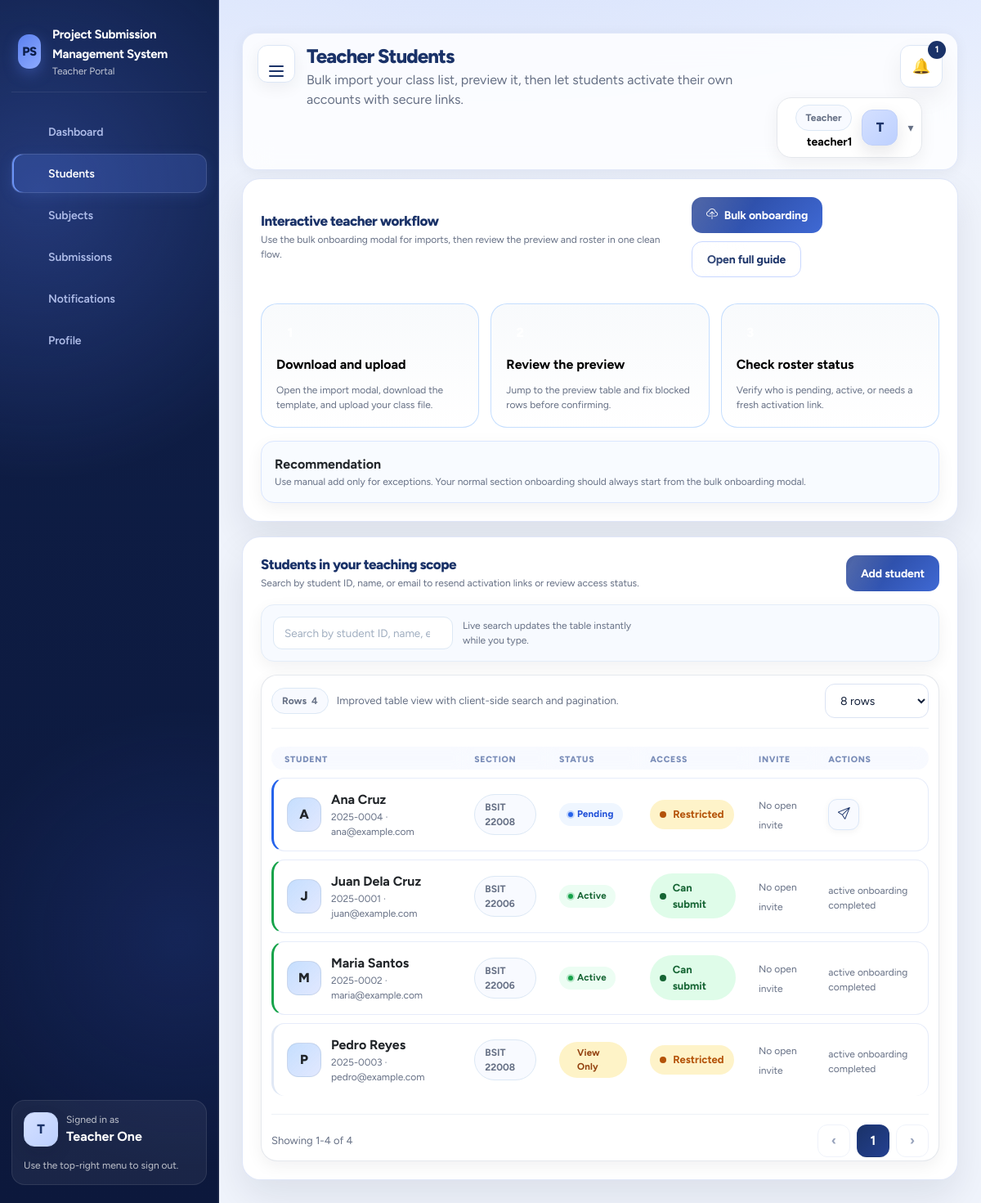
Page /project/teacher/students.php (signed in) on the committed database.
### tables this page shows
CREATE TABLE students (
    id INT AUTO_INCREMENT PRIMARY KEY,
    student_id VARCHAR(50) NOT NULL UNIQUE,
    full_name VARCHAR(150) NOT NULL,
    email VARCHAR(150) NOT NULL UNIQUE,
    username VARCHAR(100) NOT NULL UNIQUE,
    password_hash VARCHAR(255) NOT NULL,
    avatar_path VARCHAR(255) NULL,
    section_id INT NOT NULL,
    account_status ENUM('pending', 'active', 'view_only', 'inactive', 'archived') NOT NULL DEFAULT 'pending',
    can_submit TINYINT(1) NOT NULL DEFAULT 1,
    created_at TIMESTAMP DEFAULT CURRENT_TIMESTAMP,
    updated_at TIMESTAMP DEFAULT CURRENT_TIMESTAMP ON UPDATE CURRENT_TIMESTAMP,
    CONSTRAINT fk_students_section FOREIGN KEY (section_id) REFERENCES sections(id) ON DELETE RESTRICT ON UPDATE CASCADE
);

CREATE TABLE sections (
    id INT AUTO_INCREMENT PRIMARY KEY,
    section_name VARCHAR(100) NOT NULL,
    school_year_id INT NOT NULL,
    semester_id INT NOT NULL,
    status ENUM('active', 'inactive', 'archived') NOT NULL DEFAULT 'active',
    notes TEXT NULL,
    created_at TIMESTAMP DEFAULT CURRENT_TIMESTAMP,
    updated_at TIMESTAMP DEFAULT CURRENT_TIMESTAMP ON UPDATE CURRENT_TIMESTAMP,
    CONSTRAINT fk_sections_school_year FOREIGN KEY (school_year_id) REFERENCES school_years(id) ON DELETE RESTRICT ON UPDATE CASCADE,
    CONSTRAINT fk_sections_semester FOREIGN KEY (semester_id) REFERENCES semesters(id) ON DELETE RESTRICT ON UPDATE CASCADE,
    UNIQUE KEY uniq_section_year_sem (section_name, school_year_id, semester_id)
);

### project/backend/config/app.php (called while the page is built, shortened)
<?php
function h(?string $value): string { return htmlspecialchars((string) $value, ENT_QUOTES, 'UTF-8'); }

### project/teacher/students.php (the view, shortened to what this page needs)
<?php
require_once __DIR__ . '/../backend/helpers/query.php';
$pdo = pdo();
$teacher = current_user();
$teacherId = (int) $teacher['id'];
$search = trim($_GET['q'] ?? '');
$initialLiveSearch = $search;
$sql = 'SELECT DISTINCT st.*, sec.section_name, (SELECT COUNT(*) FROM account_activation_tokens aat WHERE aat.student_id = st.id AND aat.used_at IS NULL AND aat.expires_at > NOW()) AS open_invites FROM students st JOIN sections sec ON sec.id = st.section_id JOIN section_subjects ss ON ss.section_id = sec.id JOIN subjects subj ON subj.id = ss.subject_id WHERE subj.teacher_id = ? ORDER BY FIELD(st.account_status, "pending","active","view_only","inactive","archived"), st.full_name';
$stmt = $pdo->prepare($sql);
$stmt->execute([$teacherId]);
$students = $stmt->fetchAll();
require_once __DIR__ . '/../backend/partials/header.php';
?>
<div class="card teacher-workflow-card teacher-workflow-card--full">
  <div class="split-header"><div><h3 class="section-title">Interactive teacher workflow</h3><div class="muted small">Use the bulk onboarding modal for imports, then review the preview and roster in one clean flow.</div></div><div class="table-head-actions"><button class="btn" type="button" data-open-modal="teacher-student-import"><i class="bi bi-cloud-upload"></i> Bulk onboarding</button><button class="btn btn-outline" type="button" data-open-modal="teacher-workflow-guide">Open full guide</button></div></div>
  <div class="workflow-step-grid">
    <button type="button" class="workflow-step-card" data-open-modal="teacher-student-import">
      <span class="workflow-step-number">1</span>
      <strong>Download and upload</strong>
      <span class="muted small">Open the import modal, download the template, and upload your class file.</span>
    </button>
    <button type="button" class="workflow-step-card" data-scroll-target="#teacher-import-preview">
      <span class="workflow-step-number">2</span>
      <strong>Review the preview</strong>
      <span class="muted small">Jump to the preview table and fix blocked rows before confirming.</span>
    </button>
    <button type="button" class="workflow-step-card" data-scroll-target="#teacher-student-roster">
      <span class="workflow-step-number">3</span>
      <strong>Check roster status</strong>
      <span class="muted small">Verify who is pending, active, or needs a fresh activation link.</span>
    </button>
  </div>
  <div class="callout teacher-workflow-note">
    <strong>Recommendation</strong>
    <div class="muted small">Use manual add only for exceptions. Your normal section onboarding should always start from the bulk onboarding modal.</div>
  </div>
</div>
<div class="card" id="teacher-student-roster" style="margin-top:18px; scroll-margin-top: 24px;">
  <div class="split-header"><div><h3 class="section-title">Students in your teaching scope</h3><div class="muted small">Search by student ID, name, or email to resend activation links or review access status.</div></div><div class="table-head-actions"><button class="btn" type="button" data-open-modal="teacher-add-student">Add student</button></div></div>
    <div class="filter-row teacher-live-search-row">
      <input id="teacher-live-search" type="search" placeholder="Search by student ID, name, email" value="<?= h($initialLiveSearch) ?>" autocomplete="off">
      <span class="muted small">Live search updates the table instantly while you type.</span>
    </div>
    <div class="table-wrap teacher-student-roster-wrap"><table class="teacher-student-roster table-redesign"><thead><tr><th>Student</th><th>Section</th><th>Status</th><th>Access</th><th>Invite</th><th>Actions</th></tr></thead><tbody>
    <?php foreach ($students as $row): ?>
      <tr>
        <td data-label="Student">
          <div class="roster-student-cell">
            <div class="student-avatar-badge" aria-hidden="true"><?= h(strtoupper(substr($row['full_name'], 0, 1))) ?></div>
            <div>
              <strong><?= h($row['full_name']) ?></strong>
              <div class="muted small"><?= h($row['student_id']) ?> · <?= h($row['email']) ?></div>
            </div>
          </div>
        </td>
        <td data-label="Section"><span class="pill soft"><?= h($row['section_name']) ?></span></td>
        <td data-label="Status"><?= status_badge($row['account_status']) ?></td>
        <td data-label="Access"><span class="access-indicator <?= (int) $row['can_submit'] ? 'is-open' : 'is-restricted' ?>"><?= (int) $row['can_submit'] ? 'Can submit' : 'Restricted' ?></span></td>
        <td data-label="Invite"><?= (int) $row['open_invites'] > 0 ? '<span class="pill">Pending invite</span>' : '<span class="muted small">No open invite</span>' ?></td>
        <td data-label="Actions">
          <div class="table-actions icon-only-actions"><?php if ($row['account_status'] === 'pending'): ?><form method="post" class="inline-icon-form"><button class="icon-action" type="submit" title="resend invite" aria-label="resend invite"><i class="bi bi-send"></i></button></form><?php else: ?><span class="muted small">active onboarding completed</span><?php endif; ?></div>
        </td>
      </tr>
    <?php endforeach; ?>
    </tbody></table></div>
</div>
<?php require_once __DIR__ . '/../backend/partials/footer.php'; ?>

### project/backend/helpers/query.php (shortened to what this page needs)
<?php
function status_badge(string $status): string {
    return '<span class="status ' . h($status) . '">' . h(ucwords(str_replace('_', ' ', $status))) . '</span>';
}

### project/teacher/students.php (style rules this page uses)
.teacher-live-search-row { align-items:center; gap:12px; }
.teacher-live-search-row input { flex: 1 1 320px; }

### rows in the picture
students: full_name "A", full_name "Ana Cruz", student "2025-0004", email "ana@example.com", section.section_name "BSIT 22008", account_status "Pending", can_submit "Restricted"
students: full_name "J", full_name "Juan Dela Cruz", student "2025-0001", email "juan@example.com", section.section_name "BSIT 22006", account_status "Active", can_submit "Can submit", shows "active onboarding completed"
students: full_name "M", full_name "Maria Santos", student "2025-0002", email "maria@example.com", section.section_name "BSIT 22006", account_status "Active", can_submit "Can submit", shows "active onboarding completed"
students: full_name "P", full_name "Pedro Reyes", student "2025-0003", email "pedro@example.com", section.section_name "BSIT 22008", account_status "View Only", can_submit "Restricted", shows "active onboarding completed"

### other values in the picture
APP_NAME "Project Submission Management System"
$role "Teacher"
$label "Dashboard"
$label "Students"
$label "Subjects"
$label "Submissions"
$label "Notifications"
$label "Profile"
$avatarInitial "T"
$user['full_name'] "Teacher One"
$title "Teacher Students"
$subtitle "Bulk import your class list, preview it, then let students activate their own accounts with secure links."
$unreadCount "1"
$user['username'] "teacher1"
